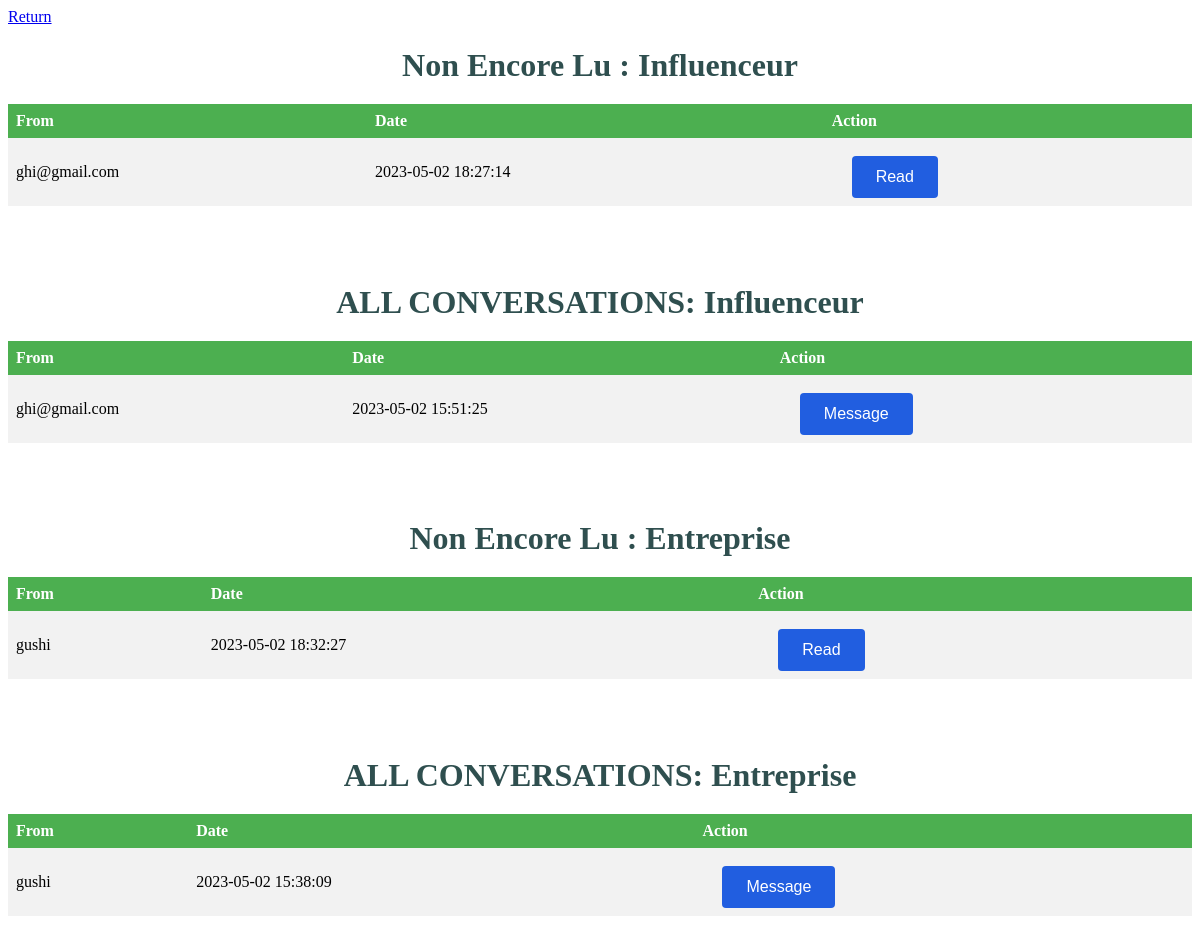
The app's page /mess.php (signed in) with its own data.
### tables this page shows
CREATE TABLE `admin_messages` (
  `message_id` int(11) NOT NULL,
  `user_id` int(11) NOT NULL,
  `user_type` varchar(255) NOT NULL,
  `sender_type` varchar(255) NOT NULL,
  `message_text` text NOT NULL,
  `timestamp` datetime NOT NULL,
  `read_` int(1) DEFAULT NULL
);

CREATE TABLE `influencer` (
  `id` int(6) UNSIGNED NOT NULL,
  `lastname` varchar(30) NOT NULL,
  `firstname` varchar(30) NOT NULL,
  `email` varchar(30) NOT NULL,
  `password` varchar(30) NOT NULL,
  `age` int(6) NOT NULL
);

CREATE TABLE `entreprise` (
  `id` int(11) NOT NULL,
  `Name` varchar(255) NOT NULL,
  `logo` varchar(255) DEFAULT NULL,
  `ca` int(11) DEFAULT NULL,
  `email` char(255) NOT NULL,
  `password` char(255) NOT NULL
);

### mess.php (the view, shortened to what this page needs)
<?php
include 'database.php';
?>
<!DOCTYPE html>
<html lang="en">
<head>
    <link rel="stylesheet" href="./css/admindash.css">
</head>
<body>
<?php
echo "<nav>";
echo "<a href='dashboardadmin.php'>Return</a>";
echo "</nav>";
echo "<h1>Non Encore Lu : Influenceur</h1>";
$sql = "SELECT * FROM admin_messages join influencer on admin_messages.user_id = influencer.id WHERE read_ =0  and user_type='influenceur' group by user_id  order by timestamp ";
$result = mysqli_query($conn, $sql);
echo "<table>";
echo "<th>From</th><th>Date</th><th>Action</th>";
foreach ($result as $row) {
    echo "<tr>";
    echo "<td>" .$row['email'] . "</td>";
    echo "<td>".$row['timestamp']."</td>";
               echo "<td>";
        echo "<form method='post'>";
        echo "<button type='submit' class='message-btn' name='message'>Read</button>";
        echo "</form>";
        echo "</td>";
        echo "</tr>";
    }
    echo "</table>";
    echo "<br><br>";
        echo "<h1><center>ALL CONVERSATIONS: Influenceur</center></h1>";
$sql = "SELECT * FROM admin_messages join influencer on admin_messages.user_id = influencer.id WHERE user_type='influenceur' group by user_id  order by timestamp ";
$result = mysqli_query($conn, $sql);
echo "<table>";
echo "<th>From</th><th>Date</th><th>Action</th>";
foreach ($result as $row) {
    echo "<tr>";
    echo "<td>" .$row['email'] . "</td>";
    echo "<td>".$row['timestamp']."</td>";
               echo "<td>";
        echo "<form method='post'>";
        echo "<button type='submit' class='message-btn' name='message'>Message</button>";
        echo "</form>";
        echo "</td>";
        echo "</tr>";
    }
    echo "</table>";
echo "<br><br>";
    echo "<h1>Non Encore Lu : Entreprise</h1>";
$sql = "SELECT * FROM admin_messages join entreprise on admin_messages.user_id = entreprise.id WHERE read_ =0 and user_type like 'entreprise' group by user_id  order by timestamp ";
$result = mysqli_query($conn, $sql);
echo "<table>";
echo "<th>From</th><th>Date</th><th>Action</th>";
foreach ($result as $row) {
    echo "<tr>";
    echo "<td>" .$row['Name'] . "</td>";
    echo "<td>".$row['timestamp']."</td>";
               echo "<td>";
        echo "<form method='post'>";
        echo "<button type='submit' class='message-btn' name='message'>Read</button>";
        echo "</form>";
        echo "</td>";
        echo "</tr>";
    }
    echo "</table>";
echo "<br><br>";
    echo "<h1><center>ALL CONVERSATIONS: Entreprise</center></h1>";
$sql = "SELECT * FROM admin_messages join entreprise on admin_messages.user_id = entreprise.id WHERE  user_type like 'entreprise' group by user_id  order by timestamp ";
$result = mysqli_query($conn, $sql);
echo "<table>";
echo "<th>From</th><th>Date</th><th>Action</th>";
foreach ($result as $row) {
    echo "<tr>";
    echo "<td>" .$row['Name'] . "</td>";
    echo "<td>".$row['timestamp']."</td>";
               echo "<td>";
        echo "<form method='post'>";
        echo "<button type='submit' class='message-btn' name='message'>Message</button>";
        echo "</form>";
        echo "</td>";
        echo "</tr>";
    }
    echo "</table>";
echo "<br><br>";
       ?>
</body>
</html>

### css/admindash.css (style rules this page uses)
table { border-collapse: collapse; width: 100%; margin-bottom: 20px; }
th, td { text-align: left; padding: 8px; font-size: 16px; }
th { background-color: #4CAF50; color: white; }
tr:nth-child(even) { background-color: #f2f2f2 }
h1, h3 { text-align: center; color: #2F4F4F; margin-bottom: 20px; }
.message-btn { background-color: #215ee0; color: white; border: none; padding: 12px 24px; font-size: 16px; border-radius: 4px; cursor: pointer; transition: background-color 0.3s ease; margin-left: 20px; margin-top: 10px; }

### records on screen
admin_messages: influencer.email "ghi@gmail.com", timestamp "2023-05-02 18:27:14"
admin_messages: influencer.email "ghi@gmail.com", timestamp "2023-05-02 15:51:25"
admin_messages: entreprise.Name "gushi", timestamp "2023-05-02 18:32:27"
admin_messages: entreprise.Name "gushi", timestamp "2023-05-02 15:38:09"
